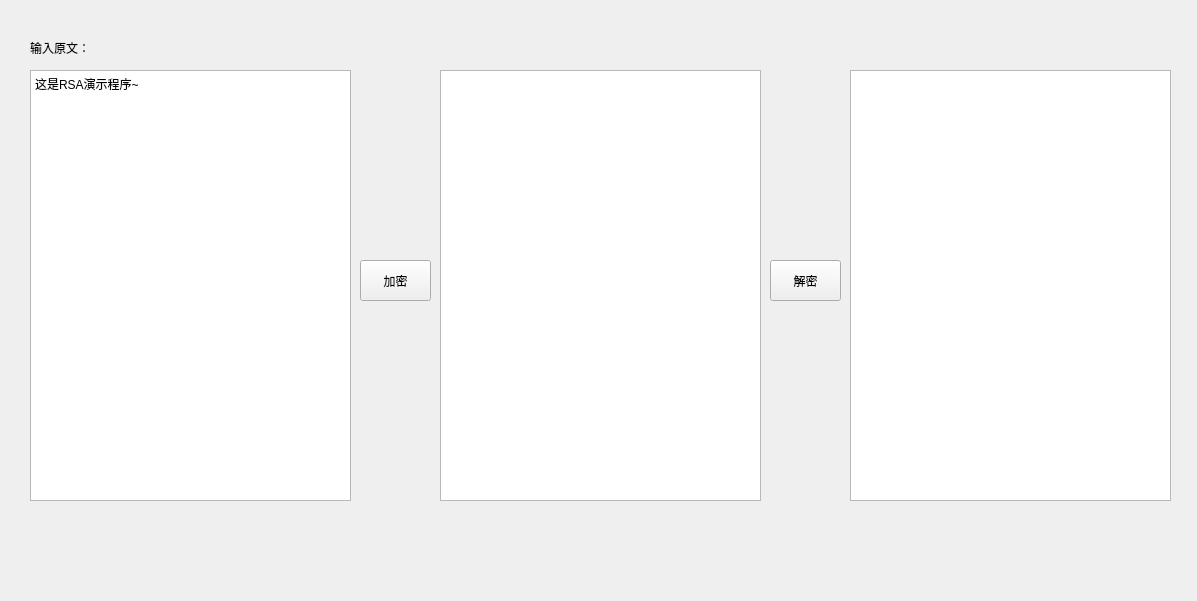
<?xml version="1.0" encoding="UTF-8"?>
<ui version="4.0">
 <class>MainWindow</class>
 <widget class="QMainWindow" name="MainWindow">
  <property name="geometry">
   <rect>
    <x>0</x>
    <y>0</y>
    <width>1197</width>
    <height>601</height>
   </rect>
  </property>
  <property name="windowTitle">
   <string>MainWindow</string>
  </property>
  <widget class="QWidget" name="centralWidget">
   <widget class="QTextEdit" name="plain">
    <property name="geometry">
     <rect>
      <x>30</x>
      <y>70</y>
      <width>321</width>
      <height>431</height>
     </rect>
    </property>
    <property name="html">
     <string>&lt;!DOCTYPE HTML PUBLIC &quot;-//W3C//DTD HTML 4.0//EN&quot; &quot;http://www.w3.org/TR/REC-html40/strict.dtd&quot;&gt;
&lt;html&gt;&lt;head&gt;&lt;meta name=&quot;qrichtext&quot; content=&quot;1&quot; /&gt;&lt;style type=&quot;text/css&quot;&gt;
p, li { white-space: pre-wrap; }
&lt;/style&gt;&lt;/head&gt;&lt;body style=&quot; font-family:'SimSun'; font-size:9pt; font-weight:400; font-style:normal;&quot;&gt;
&lt;p style=&quot; margin-top:0px; margin-bottom:0px; margin-left:0px; margin-right:0px; -qt-block-indent:0; text-indent:0px;&quot;&gt;这是RSA演示程序~&lt;/p&gt;&lt;/body&gt;&lt;/html&gt;</string>
    </property>
   </widget>
   <widget class="QPlainTextEdit" name="cipher">
    <property name="geometry">
     <rect>
      <x>440</x>
      <y>70</y>
      <width>321</width>
      <height>431</height>
     </rect>
    </property>
   </widget>
   <widget class="QPlainTextEdit" name="deco_plain">
    <property name="geometry">
     <rect>
      <x>850</x>
      <y>70</y>
      <width>321</width>
      <height>431</height>
     </rect>
    </property>
   </widget>
   <widget class="QPushButton" name="encode">
    <property name="geometry">
     <rect>
      <x>360</x>
      <y>260</y>
      <width>71</width>
      <height>41</height>
     </rect>
    </property>
    <property name="text">
     <string>加密</string>
    </property>
   </widget>
   <widget class="QPushButton" name="decode">
    <property name="geometry">
     <rect>
      <x>770</x>
      <y>260</y>
      <width>71</width>
      <height>41</height>
     </rect>
    </property>
    <property name="text">
     <string>解密</string>
    </property>
   </widget>
   <widget class="QLabel" name="label">
    <property name="geometry">
     <rect>
      <x>30</x>
      <y>40</y>
      <width>72</width>
      <height>15</height>
     </rect>
    </property>
    <property name="text">
     <string>输入原文：</string>
    </property>
   </widget>
  </widget>
 </widget>
 <layoutdefault spacing="6" margin="11"/>
 <resources/>
 <connections/>
</ui>
